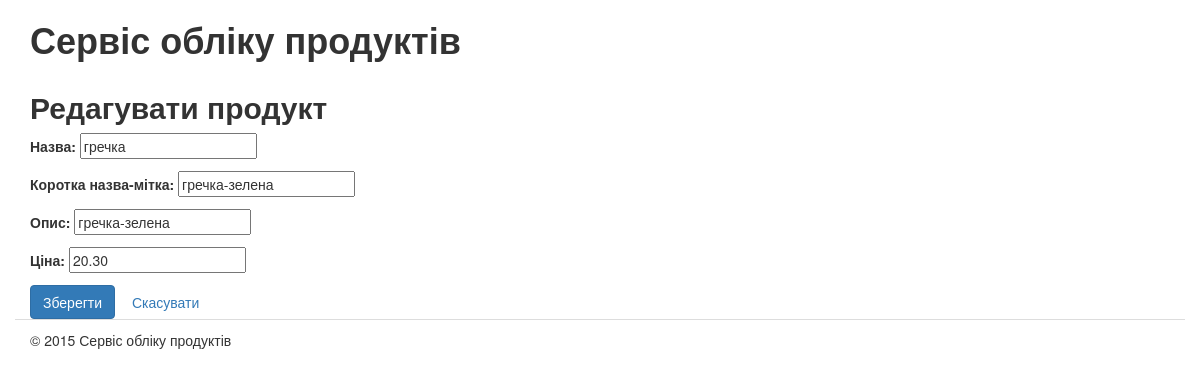
Page /products/7/edit/ on the committed database.
### products/models.py (models this page shows, shortened)
class Product(models.Model):
    class Meta(object):
        verbose_name = u"Продукт"
        verbose_name_plural = u"Продукти"
    first_name = models.CharField(
        max_length=256,
        blank=False,
        verbose_name=u"Назва")
    slug = models.SlugField(
        max_length=50,
        blank=False,
        verbose_name=u"Коротка назва-мітка")
    description = models.CharField(
        max_length=256,
        blank=False,
        verbose_name=u"Опис"
    )
    price = models.DecimalField(
        max_digits=5,
        decimal_places=2,
        blank=False,
        verbose_name=u"Ціна")
    created_at = models.DateField(
        auto_now_add=True,
        blank=False,
        verbose_name=u"Дата створення",
        )
    modified_at = models.DateField(
        auto_now=True,
        blank=True,
        verbose_name=u"Дата змінення",
        )

### products/views.py (the view, shortened to what this page needs)
# urls.py: url(r'^products/(?P<pk>\d+)/edit/$', ProductUpdateView.as_view(), name='products_edit'),
class ProductUpdateView(UpdateView):
    model = Product
    template_name = 'products/products_edit.html'
    fields = ['first_name', 'slug', 'description', 'price']

### products/templates/products/products_edit.html (shortened to what this page needs)
{% extends "products/base.html" %}
{% load static from staticfiles %}
{% block title %}Редагувати продукт{% endblock title %}
{% block content %}
<form action="" method="post" enctype="multipart/form-data"
      role="form" class="form-horizontal">
    {{ form.as_p }}
      <input type="submit" value="Зберегти" name="add_button"
             class="btn btn-primary" />
      <button type="submit" name="cancel_button" value="Скасувати"
              class="btn btn-link">Скасувати</button>
</form>
{% endblock content %}

### products/static/css/main.css (style rules this page uses)
textarea, select, input { max-width: 300px; }

### rows in the picture
Product: first_name "гречка", slug "гречка-зелена", description "гречка-зелена", price "20.30"
